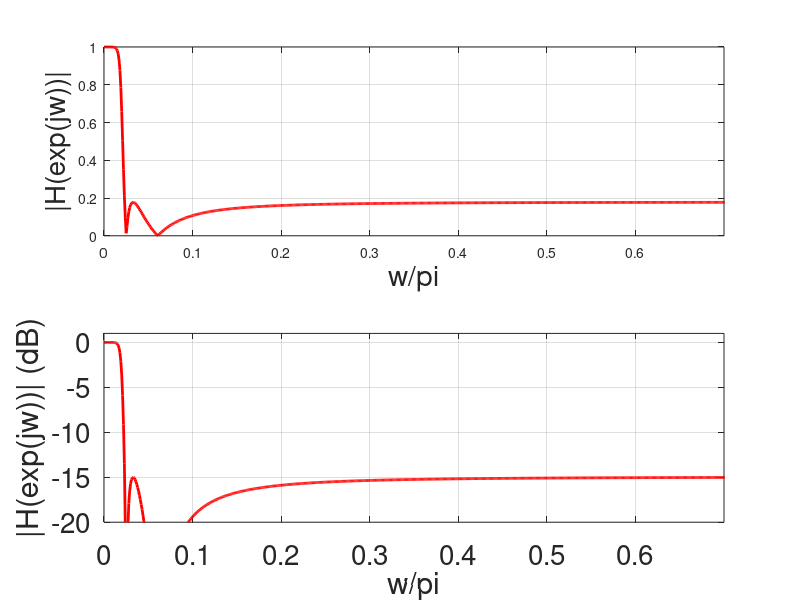

MATLAB code for this plot:
clear all

amax=0.5;
amin=15;
Fs=48000;
wp=2*pi*400/Fs;
ws=2*pi*600/Fs;
[n,wp] = cheb2ord(wp/pi,ws/pi,amax,amin);
[b,a]  = cheby2(n,amin,wp);
%max atten passband: 0.5dB
%min atten rejectband: 15dB

disp('Order of H(z):')
disp(n)
disp('Numerator of H(z)')
disp(b);
disp('Denominator of H(z)')
disp(a);

%IMPORTANT: Verify that design satisfy your specifications
[HVec,wVec] = freqz(b,a,1000);  %<= freqz evaluates H(z) at z=exp(jw) at 100 uniformly spaced w's

figure(2);
subplot(2,1,1);plot(wVec/(pi),abs(HVec),'-r','linewidth',2)
xlabel('w/pi','fontsize',20)
ylabel('|H(exp(jw))|','fontsize',20);
axis([0 0.7 0 1])
grid on
subplot(2,1,2);plot(wVec/(pi),20*log10(abs(HVec)),'-r','linewidth',2)
axis([0 0.7 -20 1])
grid on
xlabel('w/pi','fontsize',20)
ylabel('|H(exp(jw))| (dB)','fontsize',20);
set(gca,'fontsize',20)


%IMPORTANT: Verify that design satisfy your specifications at wp and ws
[HVec,wVec] = freqz(b,a,[wp, ws]);  %<= you can specify which frequencies to use in 
disp(sprintf('|H(exp(jwp)|=%f',20*log10(abs(HVec(1)))));
disp(sprintf('|H(exp(jws)|=%f',20*log10(abs(HVec(2)))));
